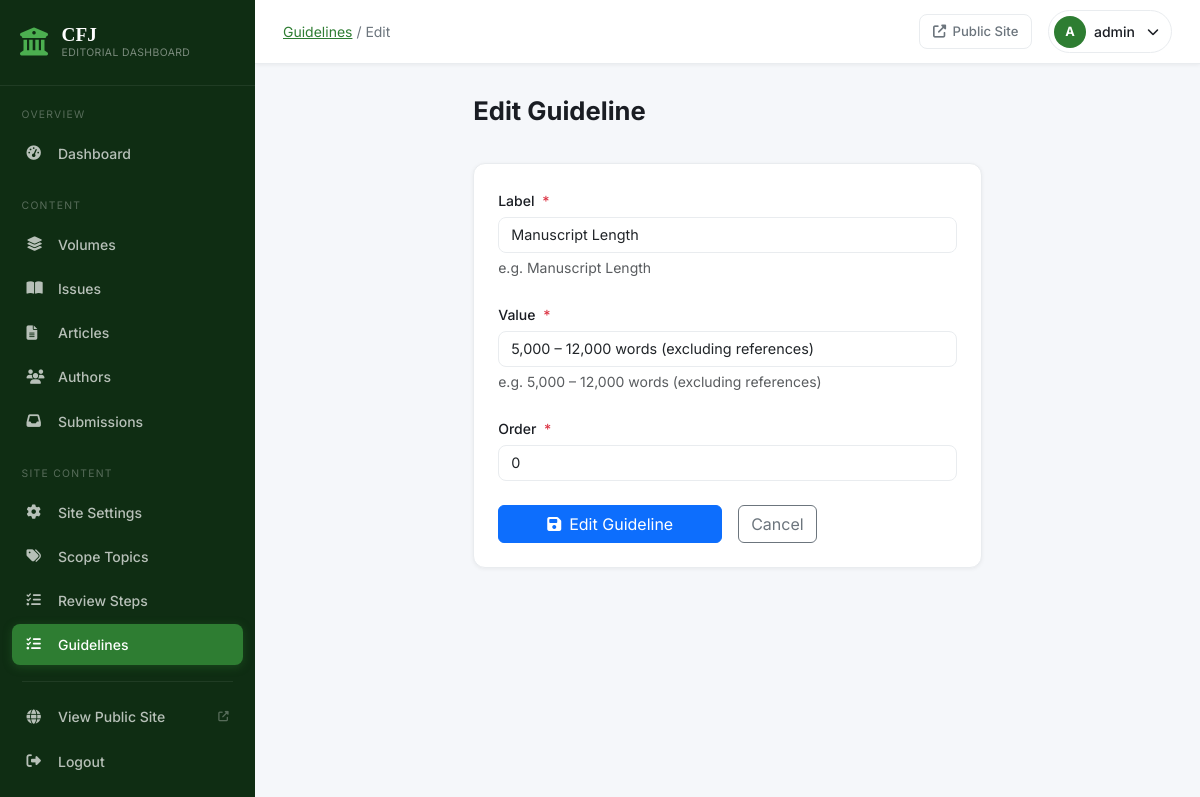
Page /dashboard/guidelines/1/edit/ (signed in) on the committed database.
### website/models.py (models this page shows, shortened)
class GuidelineItem(models.Model):
    label = models.CharField(max_length=200, help_text='e.g. Manuscript Length')
    value = models.CharField(max_length=300, help_text='e.g. 5,000 – 12,000 words (excluding references)')
    order = models.PositiveSmallIntegerField(default=0)
    class Meta:
        ordering = ['order']

### src/views.py (the view)
# urls.py: path('guidelines/<int:pk>/edit/', views.guideline_item_edit, name='guideline_item_edit'),
@login_required
def guideline_item_edit(request, pk):
    item = get_object_or_404(GuidelineItem, pk=pk)
    form = GuidelineItemForm(request.POST or None, instance=item)
    if form.is_valid():
        form.save()
        messages.success(request, 'Guideline updated successfully.')
        return redirect('src:guideline_item_list')
    return render(request, 'src/guidelines/form.html', {
        'form': form, 'action': 'Edit', 'object': item,
    })

### src/forms.py
class GuidelineItemForm(forms.ModelForm):
    class Meta:
        model = GuidelineItem
        fields = ['label', 'value', 'order']
        widgets = {
            'label': forms.TextInput(attrs={'class': 'form-control'}),
            'value': forms.TextInput(attrs={'class': 'form-control'}),
            'order': forms.NumberInput(attrs={'class': 'form-control'}),
        }

### src/context_processors.py (called while the page is built)
def pending_submissions_count(request):
    if not request.path.startswith('/dashboard/') or not request.user.is_authenticated:
        return {}
    return {
        'pending_submissions_count': Submission.objects.filter(status=Submission.STATUS_PENDING).count(),
    }

### website/context_processors.py (called while the page is built)
def site_settings(request):
    return {'site_settings': SiteSettings.load()}

### website/models.py (called while the page is built)
    @classmethod
    def load(cls):
        obj, _ = cls.objects.get_or_create(pk=1)
        return obj

### templates/src/guidelines/form.html (shortened to what this page needs)
{% extends 'src/base.html' %}
{% block breadcrumb %}
  <a href="{% url 'src:guideline_item_list' %}">Guidelines</a> / {{ action }}
{% endblock %}
{% block content %}
<div class="row justify-content-center">
  <div class="col-lg-7">
    <div class="page-header">
      <h1 class="page-title">{{ action }} Guideline</h1>
    </div>
    <div class="dash-card">
      <div class="dash-card-body">
        <form method="post" novalidate>
          {% for field in form %}
          <div class="mb-4">
            <label class="form-label fw-500">
              {{ field.label }}
              {% if field.field.required %}<span class="text-danger ms-1">*</span>{% endif %}
            </label>
            {{ field }}
            {% if field.help_text %}
            <div class="form-text">{{ field.help_text }}</div>
            {% endif %}
          </div>
          {% endfor %}
          <div class="d-flex gap-3 mt-4">
            <button type="submit" class="btn btn-primary px-5">
              <i class="fas fa-save me-2"></i>{{ action }} Guideline
            </button>
            <a href="{% url 'src:guideline_item_list' %}" class="btn btn-outline-secondary">
              Cancel
            </a>
          </div>
        </form>
      </div>
    </div>
  </div>
</div>
{% endblock %}

### templates/src/base.html (shortened to what this page needs)
{% load static %}
<!DOCTYPE html>
<html lang="en">
<head>
  <link href="https://cdn.jsdelivr.net/npm/bootstrap@5.3.2/dist/css/bootstrap.min.css" rel="stylesheet">
  <link href="https://cdnjs.cloudflare.com/ajax/libs/font-awesome/6.5.0/css/all.min.css" rel="stylesheet">
  <link rel="stylesheet" href="{% static 'css/dashboard.css' %}">
</head>
<body class="dashboard-body">
  {% include 'src/partials/sidebar.html' %}
  <div class="dashboard-main">
    <header class="dash-header">
      <div class="dash-header-left">
        <div class="dash-breadcrumb">{% block breadcrumb %}Dashboard{% endblock %}</div>
      </div>
      <div class="dash-header-right">
        <a href="{% url 'website:home' %}" class="header-action-btn" target="_blank" title="View Public Site">
          <i class="fas fa-external-link-alt"></i>
          <span>Public Site</span>
        </a>
        <div class="header-user-menu">
          <div class="header-user">
            <div class="user-avatar">{{ request.user.username|first|upper }}</div>
            <span class="user-name">{{ request.user.username }}</span>
            <i class="fas fa-chevron-down fa-xs ms-1"></i>
          </div>
        </div>
      </div>
    </header>
    <div class="dash-content">
      {% block content %}{% endblock %}
    </div>
  </div>
</body>
</html>

### static/css/dashboard.css (style rules this page uses)
*, *::before, *::after { box-sizing: border-box; }
body { font-family: 'Inter', -apple-system, BlinkMacSystemFont, sans-serif; color: var(--text); -webkit-font-smoothing: antialiased; }
.dashboard-body { background: var(--light); margin: 0; }
.dashboard-main { margin-left: var(--sidebar-w); min-height: 100vh; display: flex; flex-direction: column; transition: margin-left 0.3s ease; }
.dash-header { height: var(--header-h); background: var(--white); border-bottom: 1px solid var(--border); display: flex; align-items: center; justify-content: space-between; padding: 0 1.75rem; position: sticky; top: 0; z-index: 900; box-shadow: var(--shadow-sm); flex-shrink: 0; }
.dash-header-left { display: flex; align-items: center; gap: 1rem; }
.dash-breadcrumb { font-size: 0.875rem; color: var(--text-muted); }
.dash-breadcrumb a { color: var(--primary); }
.dash-header-right { display: flex; align-items: center; gap: 1rem; }
.header-action-btn { display: flex; align-items: center; gap: 0.4rem; font-size: 0.82rem; color: var(--text-muted); text-decoration: none; padding: 0.4rem 0.8rem; border-radius: var(--radius); border: 1px solid var(--border); transition: var(--transition); font-weight: 500; }
.header-user-menu { position: relative; }
.header-user { display: flex; align-items: center; gap: 0.5rem; cursor: pointer; padding: 0.3rem 0.75rem 0.3rem 0.3rem; border-radius: 50px; border: 1px solid var(--border); transition: var(--transition); }
.user-avatar { width: 32px; height: 32px; background: var(--primary); color: white; border-radius: 50%; display: flex; align-items: center; justify-content: center; font-weight: 700; font-size: 0.8rem; }
.user-name { font-size: 0.875rem; font-weight: 500; }
.dash-content { padding: 2rem 1.75rem; flex: 1; }
.page-header { display: flex; justify-content: space-between; align-items: flex-start; margin-bottom: 2rem; flex-wrap: wrap; gap: 1rem; }
.page-title { font-family: 'Inter', sans-serif; font-size: 1.6rem; font-weight: 700; color: var(--text); margin: 0 0 0.25rem; }
.dash-card { background: white; border: 1px solid var(--border); border-radius: var(--radius-lg); box-shadow: var(--shadow-sm); overflow: hidden; }
.dash-card-body { padding: 1.5rem; }
.fw-500 { font-weight: 500; }
.form-label { font-size: 0.875rem; font-weight: 500; margin-bottom: 0.4rem; color: var(--text); }
.form-control, .form-select { font-size: 0.9rem; border-color: var(--border); border-radius: var(--radius); transition: var(--transition); }

### rows in the picture
GuidelineItem: form "Manuscript Length" "5,000 – 12,000 words (excluding references)" "0"

### other values in the picture
{{ action }} "Edit"
{{ request.user.username|first|upper }} "A"
{{ request.user.username }} "admin"
{{ field.label }} "Label" "Value" "Order"
{{ field.help_text }} "e.g. Manuscript Length" "e.g. 5,000 – 12,000 words (excluding references)"
